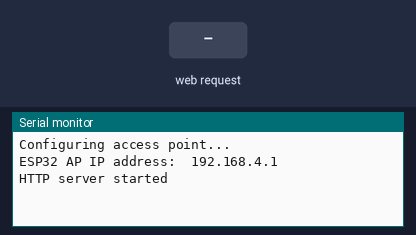
Simulated run of this sketch. Board: ESP32. On the bench: the last lines printed to the serial monitor. The test bench sets the inputs (shaded band).

Above: at 1.3 s.
1.4 s: HTTP request GET / received
At 2.0 s:
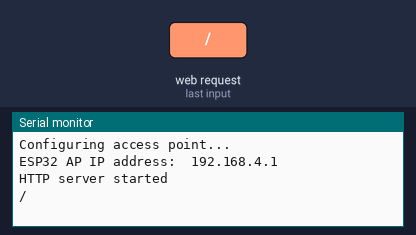
2.9 s: HTTP request GET /?number0=1 received
At 4.3 s:
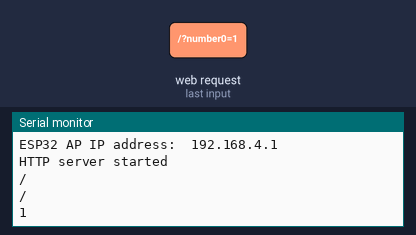

Measured:
- after the input at 1.4 s, the serial monitor: prints a new line at once (image 1)
- after the input at 2.9 s, the serial monitor: prints a new line at once (image 2)

The sketch:

webForm.ino
```cpp
#include <WiFi.h>
#include <WiFiClient.h>
#include <WiFiServer.h>
#include <WebServer.h>

const char* ssid = "ESP32";
const char* password = "12345678";

WebServer server(80);

String HTML = "<!DOCTYPE html>\
<html>\
<body>\
<meta charset = \"utf-8\">\
<style> html{text-align:center;}</style>\
<h1>ESP32 Web Server</h1>\
<p>SERVO</p>\
<form action = \"#\" method = \"get\">\
通道<input type = \"radio\" name = \"number0\">  0  <input type = \"radio\" name = \"number1\">  1  <input type = \"radio\" name = \"number2\">  2<br/>\
角度<input type = \"text\" name = \"angle\"><br/>\
<input type = \"submit\" name = \"submit\" value = \"提交\">\
</form>\
</body>\
</html>";

void setup() {
  //串口初始化
  Serial.begin(115200);

  //WiFi初始化
  Serial.println();
  Serial.println("Configuring access point...");
  WiFi.softAP(ssid,password);
  IPAddress myIP = WiFi.softAPIP();
  Serial.print("ESP32 AP IP address:  ");
  Serial.println(myIP);
  Serial.println();

  server.on("/", handle_root);

  server.begin();
  Serial.println("HTTP server started");

  delay(100);
}

void loop() {
  server.handleClient();
}

void handle_root() {
  Serial.println(server.uri());
  Serial.println(server.arg("number0"));
  Serial.println(server.arg("number1"));
  Serial.println(server.arg("number2"));
  Serial.println(server.arg("angle"));
  server.send(200, "text/html", HTML);
}
```
